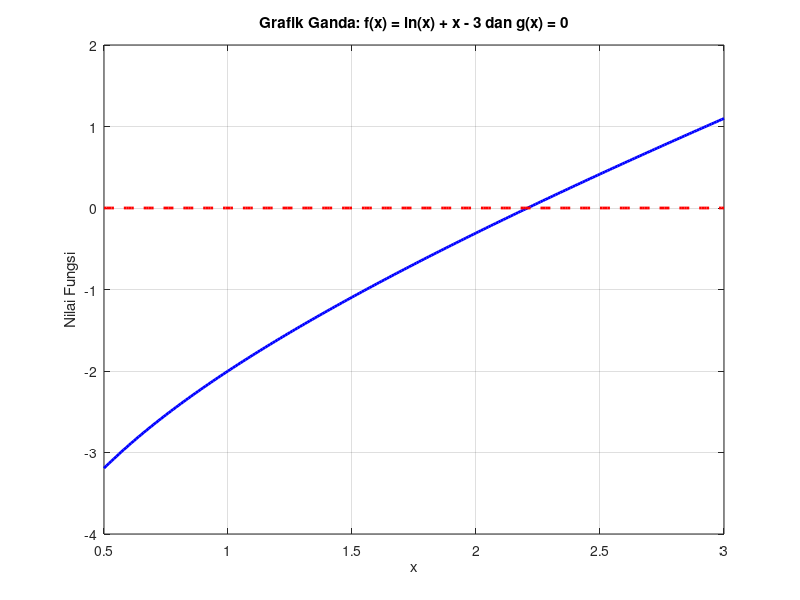

MATLAB code for this plot: (Note: this script raises an error after producing the figure.)
clc;
clear;
close all;

% Definisikan rentang x dan fungsi f(x) dan g(x)
x = 0.5:0.01:3;                 % Rentang x
f = log(x) + x - 3;             % Fungsi f(x) = ln(x) + x - 3
g = zeros(size(x));             % Fungsi g(x) = 0

% Plot kedua grafik
plot(x, f, 'b', 'linewidth', 2);  
hold on;
plot(x, g, 'r--', 'linewidth', 2);  % Garis g(x) = 0 sebagai referensi
grid on;

% Label dan judul grafik
xlabel('x');
ylabel('Nilai Fungsi');
title('Grafik Ganda: f(x) = ln(x) + x - 3 dan g(x) = 0');
yline(0, 'k--');                  % Garis y=0 untuk referensi

% Definisikan fungsi untuk mencari akar dengan fzero
fungsi = @(x) log(x) + x - 3;

% Cari akar dekat tebakan tertentu
akar = fzero(fungsi, 1.5);       % Akar di sekitar x = 1

% Tandai akar di grafik
plot(akar, 0, 'go', 'MarkerSize', 10, 'MarkerFaceColor', 'g'); 

% Tambahkan legenda
legend('f(x) = ln(x) + x - 3', 'g(x) = 0', 'Akar f(x) = g(x)', 'Location', 'best');
hold off;
